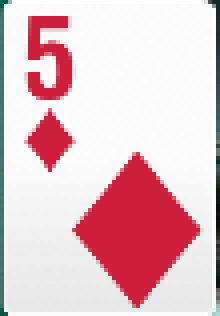
#> input picture tests/fixtures/showdown/5d/f001 (31)_L.png, 55 x 79 px (shown 4 times larger); its folder holds only this picture in this run
$ python inspect_crop_hsv.py '../tests/fixtures/showdown/5d/f001 (31)_L.png'
#> lines starting #> are read from the running program, lines starting #| are printed output that depends on the picture
"""tools/inspect_crop_hsv.py — 量单张 crop 的像素 HSV 分布(数据定阈,不靠肉眼看图)。

给 showdown_corner 的 dump 小图(正样本=摊牌亮牌白角 / 负样本=纯桌布),用 cv2 量【实测】HSV:
  ① 整图 H/S/V 百分位;
  ② 按亮度分两簇(亮像素=白角候选 / 暗像素=桌布),各报 H/S/V → 看白角真实亮度/饱和;
  ③ 现行黄规则(H[18,38] S>40 V>120)到底命中几个像素 → 解释为何只数到个位;
  ④ 几条候选规则的命中数对比(白 / 亮非绿 / 宽黄)→ 给"能把星星和桌布分开"的阈值。

用法(Win 或本机 venv,cv2 同 live):
  python tools/inspect_crop_hsv.py 正样本.png [更多.png ...]
  python tools/inspect_crop_hsv.py --star s2_hi_y5_xxx.png --felt s2_lo_y0_xxx.png  # 正负对照
多张正样本 + 多张负样本一起给,末尾打印【星星 vs 桌布】分离阈值建议。
"""
import argparse
import glob
import sys

import cv2
import numpy as np


def pct(a, ps=(0, 5, 25, 50, 75, 95, 100)):
    if a.size == 0:
        return "(空)"
    return " ".join(f"p{p}={int(np.percentile(a, p))}" for p in ps)


def load_hsv(path):
    img = cv2.imread(path)
    if img is None:
        return None, None
    hsv = cv2.cvtColor(img, cv2.COLOR_BGR2HSV)
    return img, hsv


def rule_counts(hsv):
    """几条候选规则各命中多少像素(占比)。"""
    h, s, v = hsv[..., 0].astype(int), hsv[..., 1].astype(int), hsv[..., 2].astype(int)
    n = hsv.shape[0] * hsv.shape[1]
    rules = {
        "现行黄 H[18,38]S>40V>120": (h >= 18) & (h <= 38) & (s > 40) & (v > 120),
        "宽黄   H[15,45]S>30V>100": (h >= 15) & (h <= 45) & (s > 30) & (v > 100),
        "白     S<60 V>180":        (s < 60) & (v > 180),
        "白宽   S<80 V>150":        (s < 80) & (v > 150),
        "亮     V>180(任意色)":      v > 180,
        "亮非绿 V>150 & not(S>60,H[35,90])": (v > 150) & ~((s > 60) & (h >= 35) & (h <= 90)),
    }
    return n, {k: (int(m.sum()), 100.0 * int(m.sum()) / max(n, 1)) for k, m in rules.items()}


def analyze(path, star_pixels_acc=None, felt_pixels_acc=None):
    img, hsv = load_hsv(path)
#> in load_hsv, img is the input picture: shape (79, 55, 3); mean B, G, R 202.9, 197.3, 231.1
#> in load_hsv, `hsv = cv2.cvtColor(img, cv2.COLOR_BGR2HSV)`: hsv: shape (79, 55, 3); mean H, S, V 42.2, 46.9, 232.4
    name = path.split("/")[-1].split("\\")[-1]
    if img is None:
        print(f"  读不到:{path}")
        return
    h, w = hsv.shape[:2]
    H, S, V = hsv[..., 0].ravel(), hsv[..., 1].ravel(), hsv[..., 2].ravel()
    print(f"\n【{name}】 {w}×{h} = {w*h}px")
    print(f"  全图: H[{pct(H)}]")
    print(f"        S[{pct(S)}]")
    print(f"        V[{pct(V)}]")
    # 按亮度分簇:V 最高 20% = 星星候选;最低 50% = 桌布
    vth_hi = np.percentile(V, 80)
    vth_lo = np.percentile(V, 50)
    bright = V >= max(vth_hi, 120)   # 至少 120 才算"亮"
    dark = V <= vth_lo
    nb = int(bright.sum())
    if nb > 0:
        print(f"  亮簇(V≥{int(max(vth_hi,120))}, {nb}px, 星星候选): "
              f"H[{pct(H[bright])}] S[{pct(S[bright])}] V[{pct(V[bright])}]")
        if star_pixels_acc is not None:
            star_pixels_acc.append(np.stack([H[bright], S[bright], V[bright]], axis=1))
    else:
        print(f"  亮簇: 无 V≥120 像素(全暗→可能没罩住星星 / 是纯桌布)")
    print(f"  暗簇(V≤{int(vth_lo)}, 桌布基线): "
          f"H[{pct(H[dark])}] S[{pct(S[dark])}] V[{pct(V[dark])}]")
    if felt_pixels_acc is not None:
        felt_pixels_acc.append(np.stack([H[dark], S[dark], V[dark]], axis=1))
    # 规则命中
    n, rc = rule_counts(hsv)
    print("  规则命中:")
    for k, (cnt, p) in rc.items():
        print(f"    {k:32s} {cnt:5d}px ({p:5.2f}%)")


def main():
    ap = argparse.ArgumentParser()
    ap.add_argument("paths", nargs="*", help="crop 图(可多张/可通配)")
    ap.add_argument("--star", nargs="*", default=[], help="正样本(有星星)")
    ap.add_argument("--felt", nargs="*", default=[], help="负样本(纯桌布)")
    args = ap.parse_args()

    def expand(xs):
        out = []
        for x in xs:
            g = glob.glob(x)
            out.extend(g if g else [x])
        return out

    star_paths = expand(args.star)
    felt_paths = expand(args.felt)
    plain = expand(args.paths)
    if not (star_paths or felt_paths or plain):
        print("给我图:python tools/inspect_crop_hsv.py 图.png  或  --star ... --felt ...")
        sys.exit(2)

    star_acc, felt_acc = [], []
    if plain:
        print("=" * 60 + "\n未分类样本")
        for p in plain:
            analyze(p, star_acc, felt_acc)
#> in analyze, `H, S, V = hsv[..., 0].ravel(), hsv[..., 1].ravel(), hsv[..., 2].ravel()`: H = 4345 values, max 176 at index 399, min 0 at index 4, mean 42.22; S = 4345 values, max 253 at index 0, min 0 at index 4, mean 46.89; V = 4345 values, max 255 at index 4, min 12 at index 3024, mean 232.4
#| 【f001 (31)_L.png】 55×79 = 4345px
#|   全图: H[p0=0 p5=0 p25=0 p50=0 p75=83 p95=175 p100=176]
#|         S[p0=0 p5=0 p25=0 p50=0 p75=29 p95=216 p100=253]
#|         V[p0=12 p5=205 p25=231 p50=248 p75=251 p95=251 p100=255]
#> in analyze, `vth_hi = np.percentile(V, 80)`: vth_hi = 251
#> in analyze, `vth_lo = np.percentile(V, 50)`: vth_lo = 248
#> in analyze, `nb = int(bright.sum())`: nb = 1555
#|   亮簇(V≥251, 1555px, 星星候选): H[p0=0 p5=0 p25=0 p50=0 p75=0 p95=0 p100=90] S[p0=0 p5=0 p25=0 p50=0 p75=0 p95=0 p100=2] V[p0=251 p5=251 p25=251 p50=251 p75=251 p95=253 p100=255]
#|   暗簇(V≤248, 桌布基线): H[p0=0 p5=0 p25=0 p50=80 p75=175 p95=175 p100=176] S[p0=0 p5=0 p25=0 p50=12 p75=216 p95=216 p100=253] V[p0=12 p5=114 p25=205 p50=231 p75=238 p95=247 p100=248]
#> in rule_counts, `h, s, v = hsv[..., 0].astype(int), hsv[..., 1].astype(int), hsv[..., 2..`:
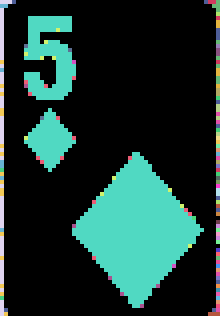
#> h: shape (79, 55) int64 (shown 4 times larger); 46 distinct labels, from 0 to 176; one colour per label, 0 black
#> in rule_counts, `h, s, v = hsv[..., 0].astype(int), hsv[..., 1].astype(int), hsv[..., 2..`:
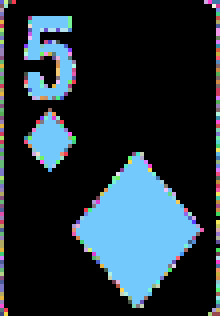
#> s: shape (79, 55) int64 (shown 4 times larger); 153 distinct labels, from 0 to 253; one colour per label, 0 black
#> in rule_counts, `h, s, v = hsv[..., 0].astype(int), hsv[..., 1].astype(int), hsv[..., 2..`:
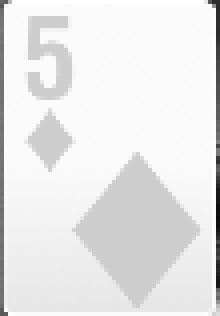
#> v: shape (79, 55) int64 (shown 4 times larger); min 12, max 255, mean 232.4
#> in analyze, `n, rc = rule_counts(hsv)`: n = 4345; rc = {'现行黄 H[18,38]S>40V>120': (0, 0), '宽黄   H[15,45]S>30V>100': (1, 0.023), '白     S<60 V>180': (3291, 75.74), '白宽   S<80 V>150': (3301, 75.97), '亮     V>180(任意色)': (4185, 96.32), '亮非绿 V>150 & not(S>60,H[35,90])': (4183, 96.27)}
#> the loop in analyze, `for k, (cnt, p) in rc.items():` made 6 passes
#> (k, cnt, p) on passes 1 to 6: ('现行黄 H[18,38]S>40V>120', 0, 0), ('宽黄   H[15,45]S>30V>100', 1, 0.023), ('白     S<60 V>180', 3291, 75.74), ('白宽   S<80 V>150', 3301, 75.97), ('亮     V>180(任意色)', 4185, 96.32), ('亮非绿 V>150 & not(S>60,H[35,90])', 4183, 96.27)
#|     现行黄 H[18,38]S>40V>120                0px ( 0.00%)
#|     宽黄   H[15,45]S>30V>100               1px ( 0.02%)
#|     白     S<60 V>180                  3291px (75.74%)
#|     白宽   S<80 V>150                   3301px (75.97%)
#|     亮     V>180(任意色)                  4185px (96.32%)
#|     亮非绿 V>150 & not(S>60,H[35,90])    4183px (96.27%)
    if star_paths:
        print("=" * 60 + "\n正样本(星星)")
        for p in star_paths:
            analyze(p, star_acc, None)
    if felt_paths:
        print("=" * 60 + "\n负样本(桌布)")
        for p in felt_paths:
            analyze(p, None, felt_acc)

    # 分离阈值建议:正样本亮簇 vs 负样本桌布,找 H/S/V 上能分开的边界
    if star_acc and felt_acc:
        star = np.concatenate(star_acc)
        felt = np.concatenate(felt_acc)
        print("\n" + "=" * 60)
        print(f"【分离分析】星星亮像素 n={len(star)}  vs  桌布像素 n={len(felt)}")
        for i, ch in enumerate("HSV"):
            sp = star[:, i]
            fp = felt[:, i]
            print(f"  {ch}: 星[{pct(sp)}]")
            print(f"     桌[{pct(fp)}]")
        print("  → 找一条让'星 p25 一侧'与'桌 p75 一侧'分开的阈值即可(看上面重叠不重叠)。")


if __name__ == "__main__":
    main()
